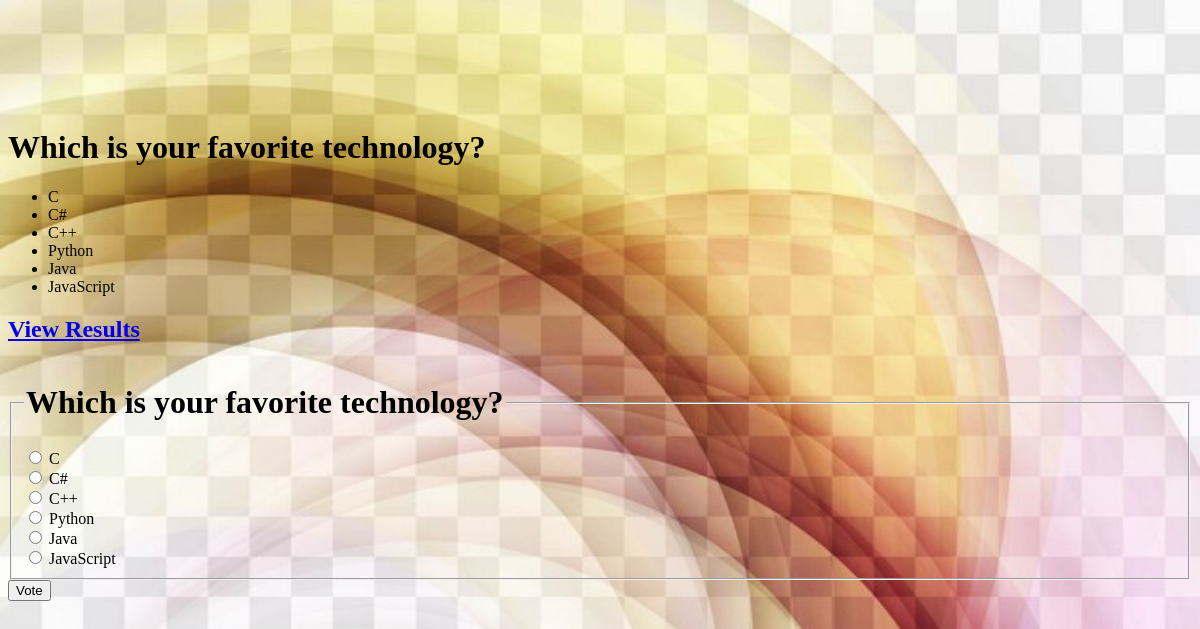
/myapp/3/, run on the app's committed database.
### myapp/models.py (models this page shows, shortened)
class Question(models.Model):
    question_text = models.CharField(max_length=250)
    pub_date = models.DateTimeField("date published")

class Choice(models.Model):
    question = models.ForeignKey(Question, on_delete=models.CASCADE)
    choice_text = models.CharField(max_length=250)
    votes = models.IntegerField(default=0)

### myapp/views.py (the view)
# urls.py: path("<int:pk>/", views.DetailView.as_view(), name="detail"),
class DetailView(generic.DetailView):
    model = Question
    template_name = "polls/detail.html"

### myapp/templates/polls/detail.html (shortened to what this page needs)
{% load static %}
<!DOCTYPE html>
<html lang="en">
  <head>
    <link rel="stylesheet" href="{% static 'polls/style.css' %}">
  </head>
  <body>
    <h1>{{ question.question_text }}</h1>
        <ul>
        {% for choice in question.choice_set.all %}
            <li>{{ choice.choice_text }}</li>
        {% endfor %}
        </ul>
        <a href="{% url 'myapp:results' question.id %}"><strong><h2>View Results</h2></strong></a>
        <form action="{% url 'myapp:vote' question.id %}" method="post">
            <fieldset>
                <legend><h1>{{ question.question_text }}</h1></legend>
                {% for choice in question.choice_set.all %}
                    <input type="radio" name="choice" id="choice{{ forloop.counter }}" value="{{ choice.id }}">
                    <label for="choice{{ forloop.counter }}">{{ choice.choice_text }}</label><br>
                {% endfor %}
            </fieldset>
            <input type="submit" value="Vote">
            </form>
  </body>
</html>

### myapp/static/polls/style.css (style rules this page uses)
h1 { color:black; }
body { background: white url("../images/background.jpg") 50% 0 no-repeat; height: 650px; padding: 100px 0 0 0; background-size: cover; }

### data on the page
Question: question_text "Which is your favorite technology?"
Choice: choice_text "C"
Choice: choice_text "C#"
Choice: choice_text "C++"
Choice: choice_text "Python"
Choice: choice_text "Java"
Choice: choice_text "JavaScript"
